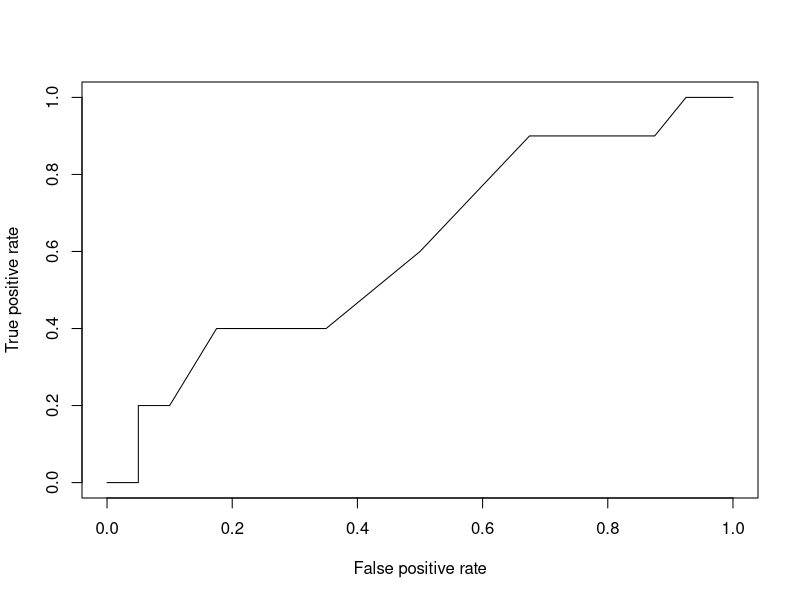
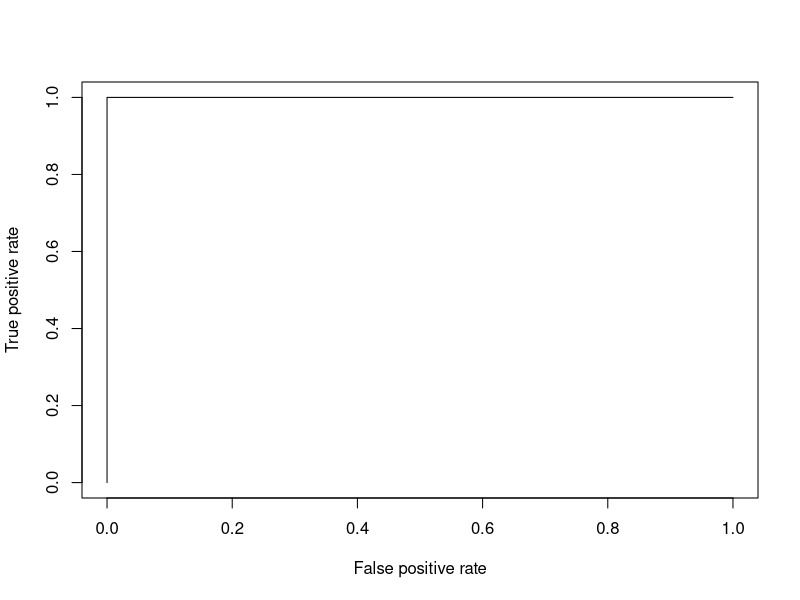

The R source for these figures, in order:
rawdata<-read.csv("hairbiomarkers.csv",header = TRUE)
y<- ifelse(rawdata[, 2] == "Positive", 1, 0)
dat<- as.data.frame(cbind(y, rawdata[, 3:10]))

set.seed(0956)

  # Training-test splitting
  # 60% of samples -> training
  # 40% of samples -> testing
  smp_size <- floor(0.6 * nrow(dat))
  index <- sample(seq_len(nrow(dat)),size=smp_size)
  train <- dat[index, ]
  test <- dat[-index, ]
  # Fitting a model with a single biomarker
  model<- glm(y~CDT,family=binomial,data=train)
  summary(model)
  # Predict results
  results_prob <- predict(model,newdata=test,type = "response")
  # If prob > 0.5 then 1 (chronic), else 0
  results <- ifelse(results_prob > 0.5,1,0)
  # Actual answers
  answers <- test$y
  # Accuracy calculation
  misClassificError <- mean(answers != results)
  # Collecting results
  acc <- 1-misClassificError
  acc
  # False positive and false negative error rates:
  all <- data.frame(answers=answers, results=results)
  trueneg <- all[answers==0,]
  truepos <- all[answers==1,]
  fpr <- mean(trueneg$answers!=trueneg$results)
  fpr
  fnr <- mean(truepos$answers!=truepos$results)
  fnr
  

library(ROCR)
# ROC and AUC
p <- predict(model, test, type="response")
pr <- prediction(p, test$y)
# TPR = sensitivity, FPR=specificity
prf<- performance(pr, measure = "tpr", x.measure = "fpr")
plot(prf)
auc <- performance(pr, measure = "auc")
auc <- auc@y.values[[1]]
auc

# Repeat with EtG now:
model<- glm(y~EtG,family=binomial,data=train)
summary(model)
# Notice the warning -> separation issues and perfect prediction
# Predict results
results_prob <- predict(model,newdata=test,type = "response")
# If prob > 0.5 then 1 (chronic), else 0
results <- ifelse(results_prob > 0.5,1,0)
# Actual answers
answers <- test$y
# Accuracy calculation
misClassificError <- mean(answers != results)
# Collecting results
acc <- 1-misClassificError
acc

# False positive and false negative error rates:
all <- data.frame(answers=answers, results=results)
trueneg <- all[answers==0,]
truepos <- all[answers==1,]
fpr <- mean(trueneg$answers!=trueneg$results)
fpr
fnr <- mean(truepos$answers!=truepos$results)
fnr

library(ROCR)
# ROC and AUC
p <- predict(model, test, type="response")
pr <- prediction(p, test$y)
# TPR = sensitivity, FPR=specificity
prf<- performance(pr, measure = "tpr", x.measure = "fpr")
plot(prf)
auc <- performance(pr, measure = "auc")
auc <- auc@y.values[[1]]
auc
